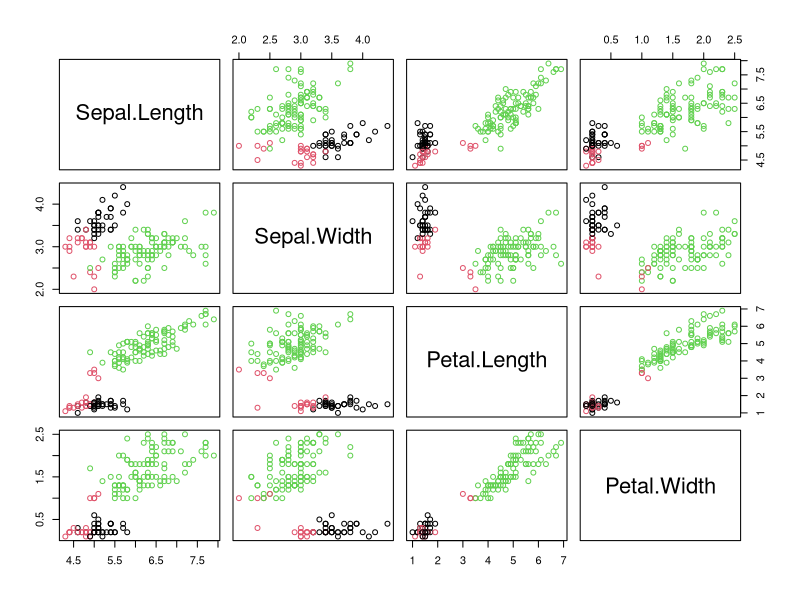
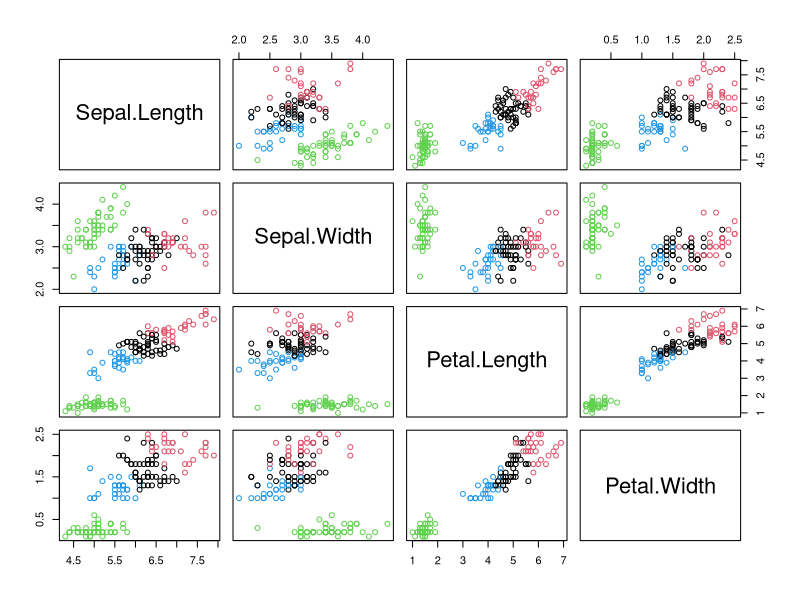
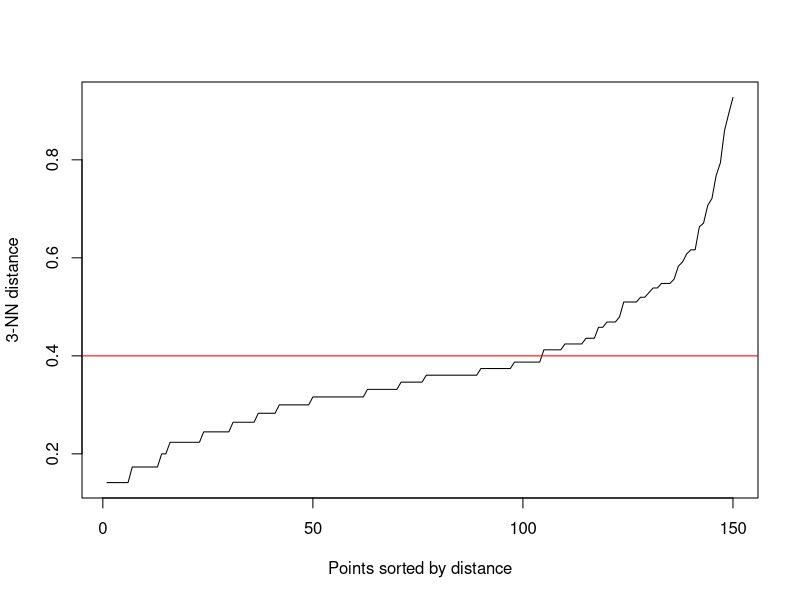
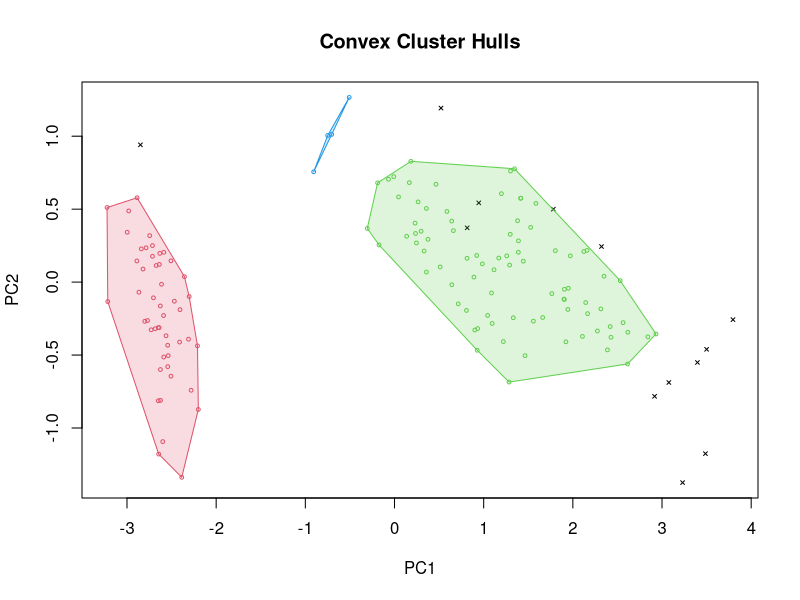
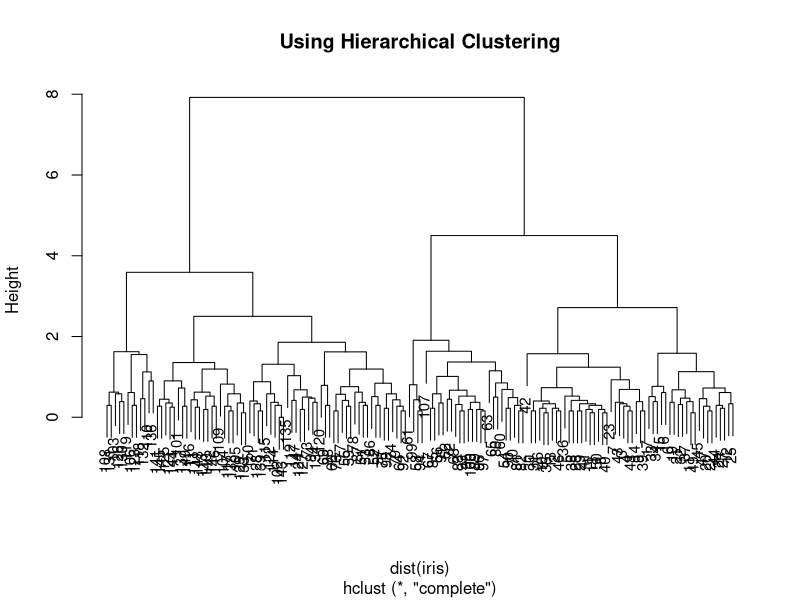

Source code (R) for these figures, in order:

# using K-means

iris1<-iris[,1:4]
results<-kmeans(iris1,3)
results
table(iris$Species,results$cluster)
cat("The no. of elements in each cluster are",table(results$cluster))

plot(iris[,-5],col=results$cluster)

results4<-kmeans(iris1,4)
results4
table(iris$Species,results4$cluster)
cat("The no. of elements in each cluster are",table(results4$cluster))
plot(iris[,-5],col=results4$cluster)

# Using DbScan
install.packages("dbscan")
library(dbscan)
iris_1<-iris[,1:4]
kNNdistplot(iris_1,k=3)
abline(h=0.4,col="red")
db<-dbscan(iris_1,0.5,4)
db
hullplot(iris_1,db$cluster)
table(iris$Species,db$cluster)


# using Hierachical clustering


x<-hclust(dist(iris),method="complete")
plot(x,main=" Using Hierarchical Clustering ",cex=0.9)
y<-cutree(x,3)
y
table(y,iris$Species)
